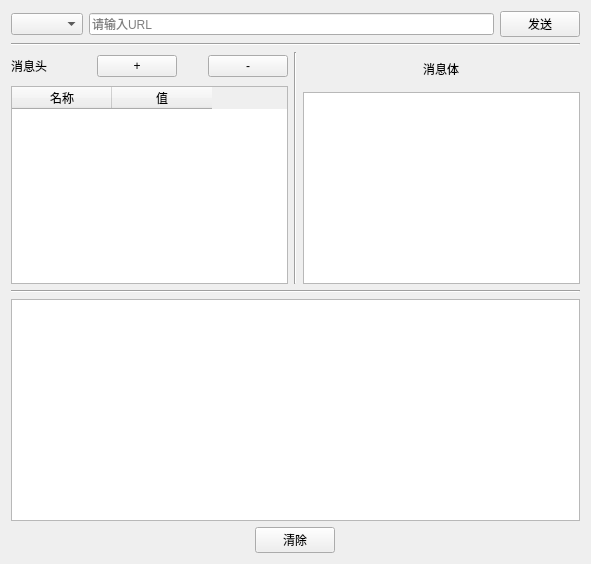
<?xml version="1.0" encoding="UTF-8"?>
<ui version="4.0">
 <class>Form</class>
 <widget class="QWidget" name="Form">
  <property name="geometry">
   <rect>
    <x>0</x>
    <y>0</y>
    <width>591</width>
    <height>564</height>
   </rect>
  </property>
  <property name="windowTitle">
   <string>Form</string>
  </property>
  <layout class="QVBoxLayout" name="verticalLayout_3">
   <item>
    <layout class="QHBoxLayout" name="horizontalLayout">
     <item>
      <widget class="QComboBox" name="comboBox"/>
     </item>
     <item>
      <widget class="QLineEdit" name="lineEdit">
       <property name="placeholderText">
        <string>请输入URL</string>
       </property>
      </widget>
     </item>
     <item>
      <widget class="QPushButton" name="pushButton">
       <property name="text">
        <string>发送</string>
       </property>
      </widget>
     </item>
    </layout>
   </item>
   <item>
    <widget class="Line" name="line_3">
     <property name="orientation">
      <enum>Qt::Horizontal</enum>
     </property>
    </widget>
   </item>
   <item>
    <layout class="QHBoxLayout" name="horizontalLayout_7">
     <item>
      <layout class="QVBoxLayout" name="verticalLayout_2">
       <item>
        <layout class="QHBoxLayout" name="horizontalLayout_3">
         <item>
          <widget class="QLabel" name="label_2">
           <property name="sizePolicy">
            <sizepolicy hsizetype="Preferred" vsizetype="Preferred">
             <horstretch>2</horstretch>
             <verstretch>0</verstretch>
            </sizepolicy>
           </property>
           <property name="text">
            <string>消息头</string>
           </property>
          </widget>
         </item>
         <item>
          <widget class="QPushButton" name="pushButton_2">
           <property name="sizePolicy">
            <sizepolicy hsizetype="Minimum" vsizetype="Fixed">
             <horstretch>1</horstretch>
             <verstretch>0</verstretch>
            </sizepolicy>
           </property>
           <property name="text">
            <string>+</string>
           </property>
          </widget>
         </item>
         <item>
          <spacer name="horizontalSpacer">
           <property name="orientation">
            <enum>Qt::Horizontal</enum>
           </property>
           <property name="sizeHint" stdset="0">
            <size>
             <width>25</width>
             <height>28</height>
            </size>
           </property>
          </spacer>
         </item>
         <item>
          <widget class="QPushButton" name="pushButton_4">
           <property name="sizePolicy">
            <sizepolicy hsizetype="Minimum" vsizetype="Fixed">
             <horstretch>1</horstretch>
             <verstretch>0</verstretch>
            </sizepolicy>
           </property>
           <property name="text">
            <string>-</string>
           </property>
          </widget>
         </item>
        </layout>
       </item>
       <item>
        <widget class="QTableWidget" name="tableWidget">
         <column>
          <property name="text">
           <string>名称</string>
          </property>
         </column>
         <column>
          <property name="text">
           <string>值</string>
          </property>
         </column>
        </widget>
       </item>
      </layout>
     </item>
     <item>
      <widget class="Line" name="line">
       <property name="orientation">
        <enum>Qt::Vertical</enum>
       </property>
      </widget>
     </item>
     <item>
      <layout class="QVBoxLayout" name="verticalLayout">
       <item>
        <layout class="QHBoxLayout" name="horizontalLayout_4">
         <property name="spacing">
          <number>6</number>
         </property>
         <property name="topMargin">
          <number>8</number>
         </property>
         <property name="bottomMargin">
          <number>8</number>
         </property>
         <item>
          <widget class="QLabel" name="label">
           <property name="sizePolicy">
            <sizepolicy hsizetype="Fixed" vsizetype="Preferred">
             <horstretch>0</horstretch>
             <verstretch>0</verstretch>
            </sizepolicy>
           </property>
           <property name="text">
            <string>消息体</string>
           </property>
          </widget>
         </item>
        </layout>
       </item>
       <item>
        <widget class="QTextEdit" name="textEdit"/>
       </item>
      </layout>
     </item>
    </layout>
   </item>
   <item>
    <widget class="Line" name="line_2">
     <property name="orientation">
      <enum>Qt::Horizontal</enum>
     </property>
    </widget>
   </item>
   <item>
    <widget class="QTextEdit" name="textEdit_2"/>
   </item>
   <item>
    <layout class="QHBoxLayout" name="horizontalLayout_5">
     <item>
      <widget class="QPushButton" name="pushButton_3">
       <property name="sizePolicy">
        <sizepolicy hsizetype="Fixed" vsizetype="Fixed">
         <horstretch>0</horstretch>
         <verstretch>0</verstretch>
        </sizepolicy>
       </property>
       <property name="text">
        <string>清除</string>
       </property>
      </widget>
     </item>
    </layout>
   </item>
  </layout>
 </widget>
 <resources/>
 <connections/>
</ui>
